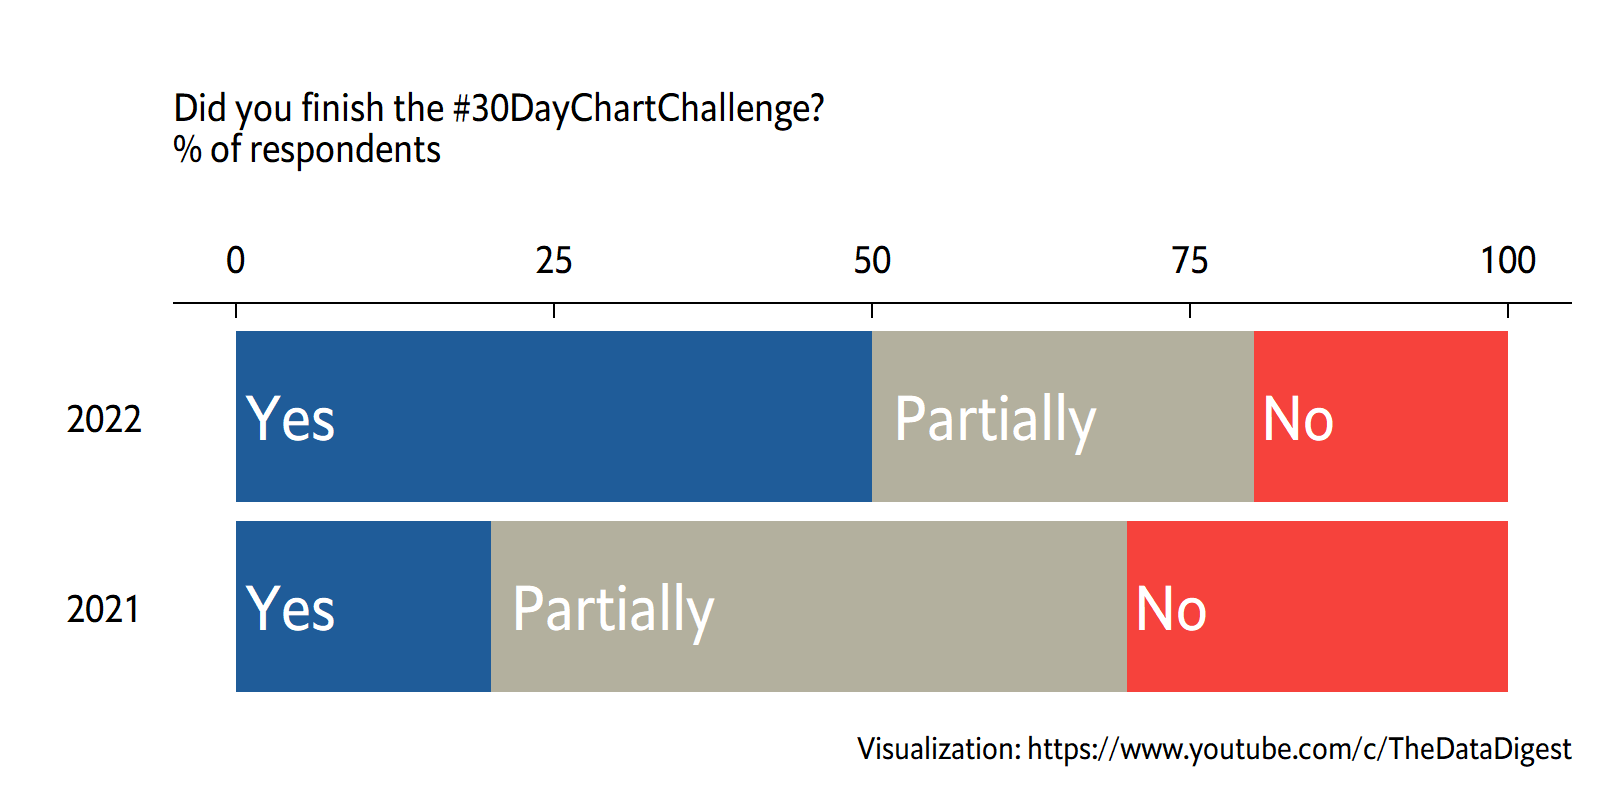

Here is the R script that generated this plot:

## 30 day chart challenge 2022 ##

# Script by TheDataDigest 
# https://www.youtube.com/c/TheDataDigest
# https://github.com/TheDataDigest
# https://twitter.com/DigestData


## (1) Setup and loading packages and font  ----
rm(list=ls())
setwd(dirname(rstudioapi::getActiveDocumentContext()$path))

library(tidyverse)
library(ggthemes)

install.packages("remotes"); library(remotes)
remotes::install_github("hrbrmstr/hrbrthemes")
remotes::install_version("Rttf2pt1", version = "1.3.8")
install.packages("extrafont"); library(extrafont)
library(hrbrthemes)

font_import(path = "C:\\Users\\*user name*\\AppData\\Local\\Microsoft\\Windows\\Fonts", pattern = ".ttf")
loadfonts(device = "win")
fonts()
# "EconSansCndLig"


## (2) Creating the data ----
eco_data <- tibble::tribble(
  ~year, ~answer, ~percent, ~label_pos,
  2021,   "Yes",       20,    0,
  2021,   "Partially", 50,   20,
  2021,   "No",        30,   70,
  2022,   "Yes",       50,    0,
  2022,   "Partially", 30,   50,
  2022,   "No",        20,   80) %>% 
  mutate(year =  factor(year)) %>% 
  mutate(answer = factor(answer, levels = c("No", "Partially", "Yes")))


## (3) Creating the basic plot ----
basic_plot <- eco_data %>% ggplot(aes(x = percent, y = year, 
                                      fill = answer, label = answer)) +
  geom_col(position = "stack") +
  geom_text(aes(x = label_pos, y = year),
            color = "white", hjust = -0.1, size = 8, family = "EconSansCndReg")


## (4) Create final chart with annotations ----
blue <- "#1F5C99"; grey <- "#B3B09E"; red <- "#F6423C"
eco_colors <- c(red, grey, blue)

final_chart <- basic_plot +
  scale_fill_manual(values = eco_colors) + 
  scale_x_continuous(position = "top") + 
  theme_economist_white() + 
  theme(legend.position = "none",
        panel.background = element_rect(fill = "white"),
        plot.background = element_rect(fill = "white"),
        panel.grid.major.y = element_blank(),
        panel.grid.minor.y = element_blank(),
        text = element_text(family="EconSansCndReg", size=14)) + 
  labs(x = "", y = "", title = "", subtitle = "Did you finish the #30DayChartChallenge?\nin % of respondents", 
       caption = "Visualization: https://www.youtube.com/c/TheDataDigest")


## (5) Save png, pdf ----
# save as PNG
ggsave(path = getwd(), filename = "12_economist_THEME.png", 
       plot = final_chart, device = png,  
       width = 4, height = 8, units = "in", dpi = 200)

# save as PDF
ggsave(path = getwd(), filename = "12_economist_THEME.pdf", 
       plot = final_chart, device = cairo_pdf,  
       width = 4, height = 8, units = "in")
